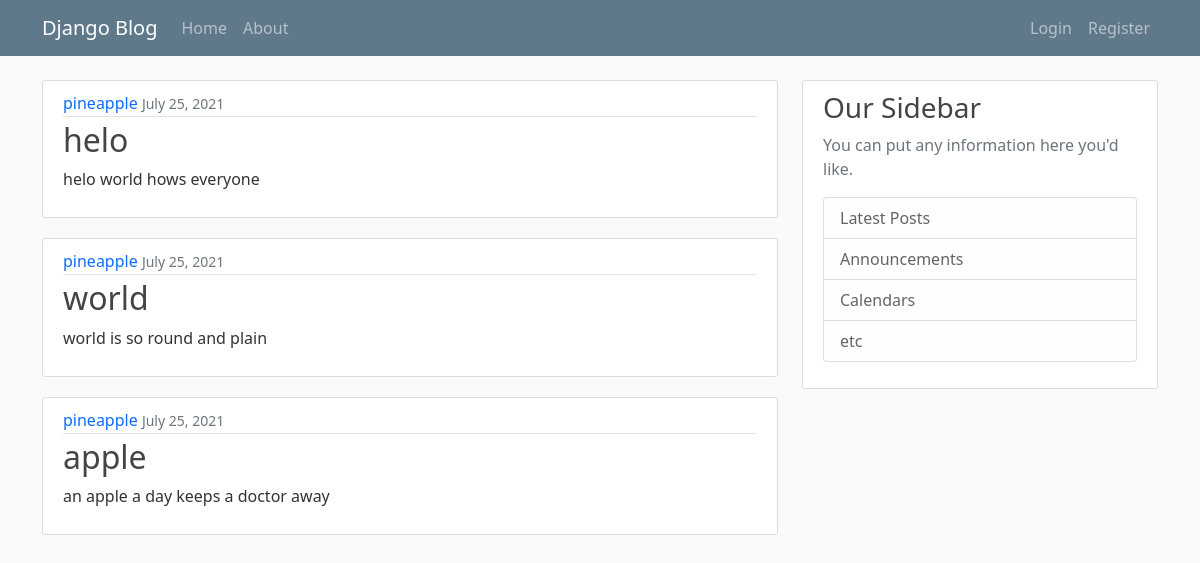
The page / on the database its author committed.
### blog/models.py (models this page shows, shortened)
class post (models.Model):
    title = models.CharField(max_length=100)
    content = models.TextField()
    date_posted = models.DateTimeField(default=timezone.now)
    author = models.ForeignKey(User, on_delete=models.CASCADE)

### blog/views.py (the view)
# urls.py: path('',views.home,name='blog-home'),
def home(request):
    context={
        'posts':post.objects.all(),
        'pageTitle':'Posts'
        }
    return render(request,'blog/home.html',context)

### blog/templates/blog/home.html
{% extends 'blog/base.html' %} {% block content %} {% for post in posts %}
<article class="media content-section">
    <div class="media-body">
      <div class="article-metadata">
        <a class="mr-2" href="#">{{ post.author }}</a>
        <small class="text-muted">{{ post.date_posted|date:"F d, Y" }}</small>
      </div>
      <h2><a class="article-title" href="#">{{ post.title }}</a></h2>
      <p class="article-content">{{ post.content }}</p>
    </div>
  </article>
{% endfor %} {% endblock content %}

### blog/templates/blog/base.html (shortened to what this page needs)
{% load static %}
<!DOCTYPE html>
<html>
  <head>
    <link
      href="https://cdn.jsdelivr.net/npm/bootstrap@5.0.2/dist/css/bootstrap.min.css"
      rel="stylesheet"
    />
    <link rel="stylesheet" type= "text/css" href="{% static 'blog/mian.css' %}">
  </head>
  <body>
    <header class="site-header">
        <nav class="navbar navbar-expand-md navbar-dark bg-steel fixed-top">
          <div class="container">
            <a class="navbar-brand mr-4" href="{%url 'blog-home'%}">Django Blog</a>
            <div class="collapse navbar-collapse" id="navbarToggle">
              <div class="navbar-nav mr-auto">
                <a class="nav-item nav-link" href="{%url 'blog-home'%}">Home</a>
                <a class="nav-item nav-link" href="{%url 'blog-about'%}">About</a>
              </div>
              <div class="navbar-nav ms-auto">
                {%if user.is_authenticated%}
                <a class="nav-item nav-link " href="{%url 'profile'%}"><strong>{{user.username}}</strong></a>
                <a class="nav-item nav-link " href="{%url 'logout'%}">Logout</a>
                {%else%}
                <a class="nav-item nav-link " href="{%url 'login'%}">Login</a>
                <a class="nav-item nav-link " href="{%url 'register'%}">Register</a>
                {%endif%}
              </div>
            </div>
          </div>
        </nav>
      </header>
    <main role="main" class="container">
        <div class="row">
          <div class="col-md-8">
            {% block content %}{% endblock %}
          </div>
          <div class="col-md-4">
            <div class="content-section">
              <h3>Our Sidebar</h3>
              <p class='text-muted'>You can put any information here you'd like.
                <ul class="list-group">
                  <li class="list-group-item list-group-item-light">Latest Posts</li>
                  <li class="list-group-item list-group-item-light">Announcements</li>
                  <li class="list-group-item list-group-item-light">Calendars</li>
                  <li class="list-group-item list-group-item-light">etc</li>
                </ul>
              </p>
            </div>
          </div>
        </div>
      </main>
  </body>
</html>

### blog/static/blog/mian.css (style rules this page uses)
body { background: #fafafa; color: #333333; margin-top: 5rem; }
h1, h2, h3, h4, h5, h6 { color: #444444; }
ul { margin: 0; }
.bg-steel { background-color: #5f788a; }
.site-header .navbar-nav .nav-link { float: right; }
.content-section { background: #ffffff; padding: 10px 20px; border: 1px solid #dddddd; border-radius: 3px; margin-bottom: 20px; }
.article-title { color: #444444; text-decoration: none; }
.article-content { white-space: pre-line; }
.article-metadata { padding-bottom: 1px; margin-bottom: 4px; border-bottom: 1px solid #e3e3e3; }
.article-metadata a { text-decoration: none; }

### rows shown on the page
post: author "pineapple", date_posted "July 25, 2021", title "helo", content "helo world hows everyone"
post: author "pineapple", date_posted "July 25, 2021", title "world", content "world is so round and plain"
post: author "pineapple", date_posted "July 25, 2021", title "apple", content "an apple a day keeps a doctor away"
